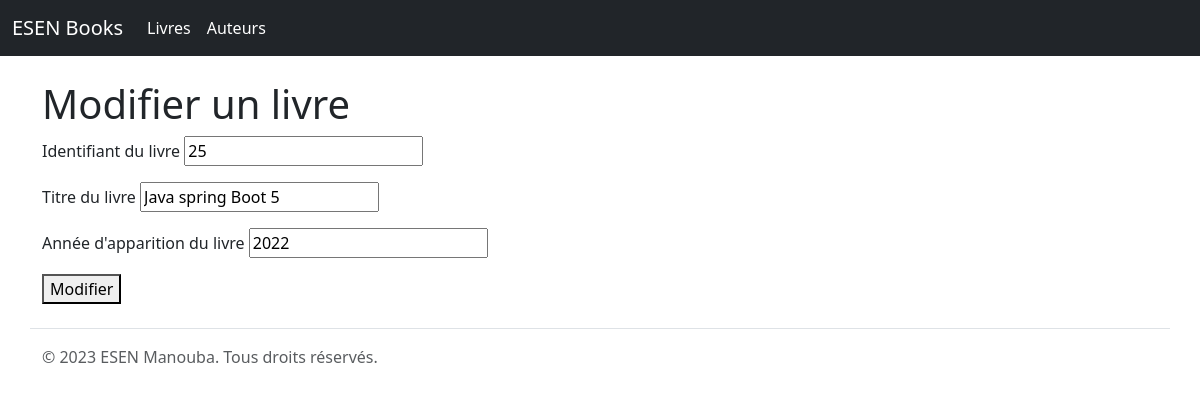
/index.php?controller=livre&action=modif&id_livre=25, run on the app's committed database.
### tables this page shows
CREATE TABLE `livre` (
  `id_livre` int NOT NULL,
  `titre` varchar(100) NOT NULL,
  `annee_apparition` int NOT NULL DEFAULT '2023'
);

### Model/Model.php (called while the page is built, shortened)
<?php
class Model {
    protected $table;
    protected $clePrimaire;
    protected static $db = null;
    public static function connect(){
        if(self::$db == null){
            try{
                self::$db = new PDO("mysql:host=" . Database::$HOST . ";dbname=" . Database::$DB, Database::$USER, Database::$PASSWORD);
                self::$db->query("SET NAMES 'utf8'");
            }
            catch(PDOException $exception){
                die($exception->getMessage());
            }
        }
        return self::$db;
    }
    public function getById($id){
        $db = self::connect();
        $sql = "SELECT * FROM {$this->table} where {$this->clePrimaire} = $id";
        try{
            $resultat = $db->query($sql);
            if($resultat->rowCount() == 1){
                $record = $resultat->fetchObject();
                return $record;
            }
            else{
                return false;
            }
        }
        catch(PDOException $ex){
            die($ex->getMessage());
        }
        finally{
            $resultat->closeCursor();
        }
    }
}
?>

### views/livres/modif_livre.php (the view, shortened to what this page needs)
<!DOCTYPE html>
<html lang="en">
<head>
    <link href="css/bootstrap.min.css" rel="stylesheet">
    <link href="css/style.css" rel="stylesheet">
</head>
<body>
    <?php
    require_once $ROOT . $DS . "views/includes/header.php";
    ?>
    <div class="container">
        <h1>Modifier un livre</h1>
        <form action="index.php?controller=livre&action=modif2" method="get">
            <p>
                <label for="id_livre">Identifiant du livre</label>
                <input type="text" name="id_livre" id="id_livre" value="<?= $livre->id_livre ?>" readonly>
            </p>
            <p>
                <label for="titre">Titre du livre</label>
                <input type="text" name="titre" id="titre" value="<?= $livre->titre ?>">
            </p>
            <p>
                <label for="annee">Année d'apparition du livre</label>
                <input type="text" name="annee" id="annee" value="<?= $livre->annee_apparition ?>">
            </p>
            <p>
                <button type="submit">Modifier</button>
            </p>
        </form>
    </div>
    <?php
    require_once $ROOT . $DS . "views/includes/footer.php";
    ?>
</body>
</html>

### data on the page
livre: id_livre "25", titre "Java spring Boot 5", annee "2022"
